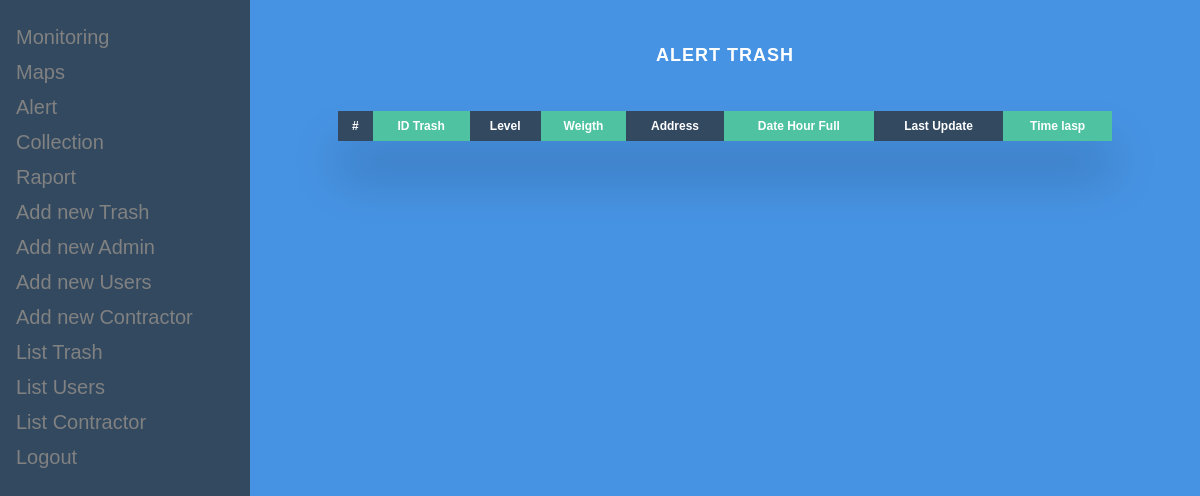
Before: /alert.php with the older database file.
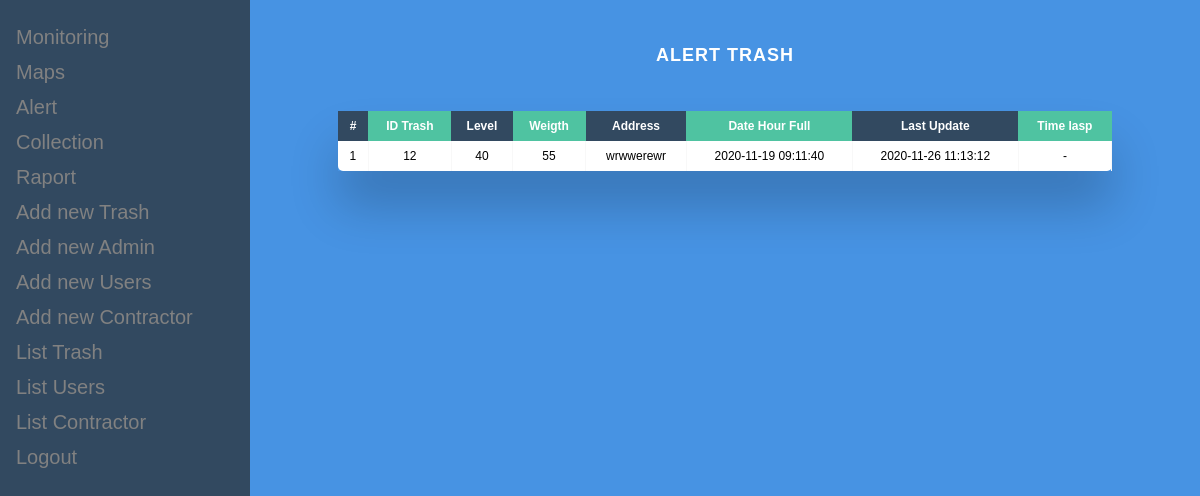
After: the same page with the newer database file.
### tables this page shows
CREATE TABLE `historic` (
  `_idHisto` int(11) NOT NULL,
  `idTrash` varchar(45) DEFAULT NULL,
  `level` varchar(45) DEFAULT NULL,
  `weight` varchar(45) DEFAULT NULL,
  `dateFull` datetime DEFAULT CURRENT_TIMESTAMP,
  `idUser` varchar(45) DEFAULT NULL,
  `dateEmpty` varchar(45) DEFAULT NULL,
  `dateHisto` datetime NOT NULL DEFAULT CURRENT_TIMESTAMP
);

CREATE TABLE `trash` (
  `_idTrash` int(11) NOT NULL,
  `long` varchar(45) DEFAULT NULL,
  `lat` varchar(45) DEFAULT NULL,
  `address` varchar(45) DEFAULT NULL,
  `codeTrash` varchar(45) DEFAULT NULL,
  `dateTrash` datetime DEFAULT CURRENT_TIMESTAMP,
  `type` varchar(255) NOT NULL
);

### modals/Fhistoric.php (called while the page is built, shortened)
<?php
class Fhistoric
{
    static function getAllHistoricDayFull()
    {
        $con=Database::getConnection();
        $req=$con->prepare('SELECT * FROM historic c,trash t WHERE c.idTrash=t.codeTrash AND DATE(dateHisto)=? AND dateEmpty IS NOT NULL');
        $req->execute(array(date('Y-m-d')));
        return $req->fetchAll();
    }
}

### alert.php (the view, shortened to what this page needs)
<!doctype html>
<html lang="en">
<head>
    <link rel="stylesheet" href="style/menu.css">
</head>
<body>
<?php include_once 'commons/menu.php';?>
<?php include_once 'modals/Fhistoric.php';
$historic=Fhistoric::getAllHistoricDayFull();
;?>
<div class="main">
    <h2>Alert Trash</h2>
    <div class="table-wrapper">
        <table class="fl-table">
            <thead>
            <tr>
                <th>#</th>
                <th>ID Trash</th>
                <th>Level</th>
                <th>Weigth</th>
                <th>Address</th>
                <th>Date Hour Full</th>
                <th>Last Update</th>
                <th>Time lasp</th>
            </tr>
            </thead>
            <tbody>
           <?php foreach($historic as $k => $data):?>
                <tr>
                    <td><?=$k+1;?></td>
                    <td><?=$data['codeTrash'];?></td>
                    <td><?=$data['level'];?></td>
                    <td><?=$data['weight'];?></td>
                    <td><?=$data['address'];?></td>
                    <td><?=$data['dateFull'];?></td>
                    <td><?=$data['dateHisto'];?></td>
                    <td>-</td>
                </tr>
            <?php endforeach;?>
        </table>
    </div>
</div>
</body>
</html>

Changed rows visible on the page:
added historic: trash.codeTrash "12", level "40", weight "55", trash.address "wrwwerewr", dateFull "2020-11-19 09:11:40", dateHisto "2020-11-26 11:13:12"
